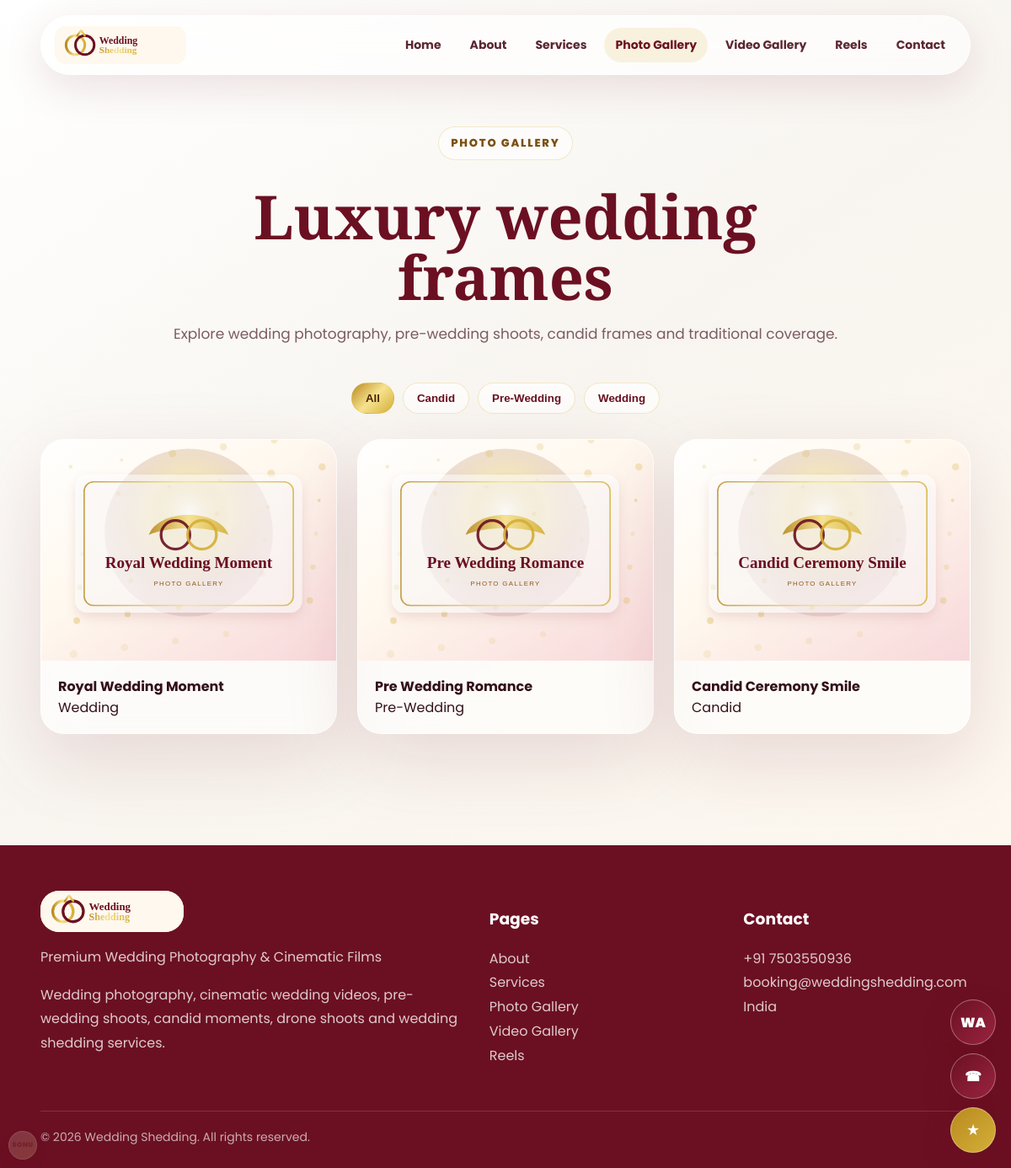
/gallery.php, run on the app's committed database.
### tables this page shows
CREATE TABLE IF NOT EXISTS media (
    id INT UNSIGNED AUTO_INCREMENT PRIMARY KEY,
    media_type ENUM('photo','video','reel') NOT NULL,
    title VARCHAR(180) DEFAULT NULL,
    category VARCHAR(120) DEFAULT NULL,
    file_path VARCHAR(255) NOT NULL,
    thumbnail_path VARCHAR(255) DEFAULT NULL,
    alt_text VARCHAR(255) DEFAULT NULL,
    sort_order INT DEFAULT 0,
    created_at TIMESTAMP DEFAULT CURRENT_TIMESTAMP
);

### config.php (called while the page is built, shortened)
<?php
$pdo = null;
try {
    $pdo = new PDO(
        'mysql:host=' . DB_HOST . ';dbname=' . DB_NAME . ';charset=utf8mb4',
        DB_USER,
        DB_PASS,
        [
            PDO::ATTR_ERRMODE => PDO::ERRMODE_EXCEPTION,
            PDO::ATTR_DEFAULT_FETCH_MODE => PDO::FETCH_ASSOC,
            PDO::ATTR_EMULATE_PREPARES => false,
        ]
    );
} catch (Throwable $e) {
    $pdo = null;
    $db_error = 'Database is not connected. Admin is using local JSON fallback until database.sql is imported and config.php is updated.';
}
function e($value): string
{
    return htmlspecialchars((string)$value, ENT_QUOTES, 'UTF-8');
}
function default_settings(): array
{
    return [
        'business_name' => 'Wedding Shedding',
        'site_tagline' => 'Premium Wedding Photography & Cinematic Films',
        'logo_path' => 'assets/images/logo.svg',
        'hero_background_image' => 'assets/images/hero-wedding-bg.jpg',
        'hero_background_video' => '',
        'hero_heading' => "Professional Wedding Photography,\nCinematic Wedding Video &\nWedding Shedding Services",
        'hero_description' => 'We provide professional wedding photography, pre-wedding shoots, candid photography, traditional photography, wedding videos, cinematic wedding films, drone shoots and wedding shedding services for weddings, engagements, receptions and family functions.',
        'whatsapp_number' => '+91 7503550936',
        'whatsapp_link' => 'https://wa.me/917503550936',
        'call_number' => '+917503550936',
        'google_review_link' => 'https://g.page/r/CaNUqaPpp9tuEBM/review',
        'contact_email' => 'booking@weddingshedding.com',
        'contact_address' => 'India',
        'map_embed' => 'https://www.google.com/maps?q=Wedding%20Photography%20India&output=embed',
        'service_wedding_photography' => 'assets/images/service-wedding-photography.svg',
        'service_pre_wedding_shoot' => 'assets/images/service-pre-wedding-shoot.svg',
        'service_candid_photography' => 'assets/images/service-candid-photography.svg',
        'service_traditional_photography' => 'assets/images/service-traditional-photography.svg',
        'service_wedding_video' => 'assets/images/service-wedding-video.svg',
        'service_cinematic_wedding_video' => 'assets/images/service-cinematic-wedding-video.svg',
        'service_drone_shoot' => 'assets/images/service-drone-shoot.svg',
        'service_wedding_shedding' => 'assets/images/service-wedding-shedding.svg',
    ];
}
function get_settings(): array
{
    global $pdo;
    $settings = default_settings();
    if ($pdo) {
        try {
            $stmt = $pdo->query('SELECT setting_key, setting_value FROM settings');
            foreach ($stmt as $row) {
                if ($row['setting_value'] !== null && $row['setting_value'] !== '') {
                    $settings[$row['setting_key']] = $row['setting_value'];
                }
            }
            return $settings;
        } catch (Throwable $e) {
        }
    }
    $data = load_json_data();
    return array_merge($settings, $data['settings'] ?? []);
}
function setting(string $key, string $default = ''): string
{
    $settings = get_settings();
    return (string)($settings[$key] ?? $default);
}
function get_media(string $type = 'photo', ?string $category = null, int $limit = 200): array
{
    global $pdo;
    if ($pdo) {
        try {
            if ($category) {
                $stmt = $pdo->prepare('SELECT * FROM media WHERE media_type = ? AND category = ? ORDER BY sort_order ASC, id DESC LIMIT ' . (int)$limit);
                $stmt->execute([$type, $category]);
            } else {
                $stmt = $pdo->prepare('SELECT * FROM media WHERE media_type = ? ORDER BY sort_order ASC, id DESC LIMIT ' . (int)$limit);
                $stmt->execute([$type]);
            }
            $rows = $stmt->fetchAll();
            if ($rows) { return $rows; }
        } catch (Throwable $e) {}
    }
    $data = load_json_data();
    $rows = array_filter($data['media'] ?? [], function($row) use ($type, $category) {
        if (($row['media_type'] ?? '') !== $type) return false;
        if ($category !== null && ($row['category'] ?? '') !== $category) return false;
        return true;
    });
    usort($rows, fn($a, $b) => ((int)($a['sort_order'] ?? 0) <=> (int)($b['sort_order'] ?? 0)) ?: ((int)($b['id'] ?? 0) <=> (int)($a['id'] ?? 0)));
    return array_slice(array_values($rows), 0, $limit);
}
function get_categories(string $type = 'photo'): array
{
    $rows = get_media($type, null, 500);
    $cats = array_values(array_unique(array_filter(array_map(fn($row) => (string)($row['category'] ?? ''), $rows))));
    sort($cats, SORT_NATURAL | SORT_FLAG_CASE);
    return $cats;
}
?>

### gallery.php (the view, shortened to what this page needs)
<?php require_once __DIR__ . '/config.php';
$seo_title = 'Photo Gallery | ' . setting('business_name', 'Wedding Shedding');
include __DIR__ . '/partials/header.php';
$photos = get_media('photo');
$categories = get_categories('photo');
?>
<main>
  <section class="section" style="padding-top:150px">
    <div class="container">
      <div class="section-title reveal">
        <span class="eyebrow">Photo Gallery</span>
        <h1 style="font-family:Playfair Display,Georgia,serif;color:var(--maroon);font-size:clamp(42px,6vw,76px);line-height:1;margin:18px 0;">Luxury wedding frames</h1>
        <p>Explore wedding photography, pre-wedding shoots, candid frames and traditional coverage.</p>
      </div>
      <div class="filter-bar reveal">
        <button class="filter-btn active" data-filter="all">All</button>
        <?php foreach ($categories as $cat): ?><button class="filter-btn" data-filter="<?= e($cat) ?>"><?= e($cat) ?></button><?php endforeach; ?>
      </div>
      <div class="grid grid-3">
        <?php foreach ($photos as $photo): ?>
          <article class="glass-card media-card reveal" data-category="<?= e($photo['category']) ?>" data-lightbox data-type="image" data-src="<?= e($photo['file_path']) ?>">
            <img class="gallery-img" src="<?= e($photo['file_path']) ?>" alt="<?= e($photo['alt_text'] ?: $photo['title']) ?>" loading="lazy">
            <div class="media-caption"><strong><?= e($photo['title']) ?></strong><br><span><?= e($photo['category']) ?></span></div>
          </article>
        <?php endforeach; ?>
      </div>
    </div>
  </section>
</main>
<?php include __DIR__ . '/partials/footer.php'; ?>

### partials/header.php (shortened to what this page needs)
<?php
$body_class = $body_class ?? '';
?>
<!doctype html>
<html lang="en">
<head>
  <link rel="stylesheet" href="assets/css/style.css">
</head>
<body class="<?= e($body_class) ?>">
<header class="site-header">
  <div class="container nav-wrap">
    <a class="logo" href="index.php" aria-label="Wedding Shedding Home">
      <img src="<?= e(setting('logo_path', 'assets/images/logo.svg')) ?>" alt="<?= e(setting('business_name', 'Wedding Shedding')) ?> Logo">
    </a>
    <nav class="nav-links" aria-label="Main Navigation">
      <a href="index.php">Home</a>
      <a href="about.php">About</a>
      <a href="services.php">Services</a>
      <a href="gallery.php">Photo Gallery</a>
      <a href="videos.php">Video Gallery</a>
      <a href="reels.php">Reels</a>
      <a href="contact.php">Contact</a>
    </nav>
  </div>
</header>
<a class="secret-admin" href="sonu.php" aria-label="Secret Admin Button">SONU</a>
<div class="float-actions" aria-label="Quick contact buttons">
  <a href="<?= e(setting('whatsapp_link', 'https://wa.me/917503550936')) ?>" target="_blank" rel="noopener" title="WhatsApp">WA</a>
  <a href="tel:<?= e(setting('call_number', '+917503550936')) ?>" title="Call">☎</a>
  <a class="review" href="<?= e(setting('google_review_link', 'https://g.page/r/CaNUqaPpp9tuEBM/review')) ?>" target="_blank" rel="noopener" title="Google Review">★</a>
</div>

### partials/footer.php (shortened to what this page needs)
<footer class="site-footer">
  <div class="container">
    <div class="footer-grid">
      <div>
        <img src="<?= e(setting('logo_path', 'assets/images/logo.svg')) ?>" alt="Wedding Shedding Logo">
        <p><?= e(setting('site_tagline', 'Premium Wedding Photography & Cinematic Films')) ?></p>
        <p>Wedding photography, cinematic wedding videos, pre-wedding shoots, candid moments, drone shoots and wedding shedding services.</p>
      </div>
      <div>
        <h3>Pages</h3>
        <p><a href="about.php">About</a><br><a href="services.php">Services</a><br><a href="gallery.php">Photo Gallery</a><br><a href="videos.php">Video Gallery</a><br><a href="reels.php">Reels</a></p>
      </div>
      <div>
        <h3>Contact</h3>
        <p><?= e(setting('whatsapp_number', '+91 7503550936')) ?><br><?= e(setting('contact_email', 'booking@weddingshedding.com')) ?><br><?= e(setting('contact_address', 'India')) ?></p>
      </div>
    </div>
    <div class="copyright">© <?= date('Y') ?> <?= e(setting('business_name', 'Wedding Shedding')) ?>. All rights reserved.</div>
  </div>
</footer>
</body>
</html>

### assets/css/style.css (style rules this page uses)
:root { --white:#FFFFFF; --ivory:#F8F5F0; --gold:#D4AF37; --gold-soft:#F6E4A2; --maroon:#6B1022; --blush:#F7D6D9; --cream:#FFF8EE; --text:#33111a; --muted:#7b5c62; --line:rgba(212,175,55,.28); --glass:rgba(255,255,255,.58); --shadow:0 28px 90px rgba(107,16,34,.13); --radius:28px; }
* { box-sizing:border-box }
html { scroll-behavior:smooth }
body { margin:0; font-family:"Poppins",system-ui,-apple-system,BlinkMacSystemFont,"Segoe UI",sans-serif; color:var(--text); background:linear-gradient(145deg,var(--white),var(--ivory) 42%,var(--cream)); overflow-x:hidden; }
a { color:inherit;text-decoration:none }
img,video { max-width:100%;display:block }
.container { width:min(1180px,92vw);margin:0 auto }
.site-header { position:fixed;top:18px;left:0;right:0;z-index:1000;pointer-events:none }
.nav-wrap { pointer-events:auto;display:flex;align-items:center;justify-content:space-between;gap:24px;padding:12px 16px;border:1px solid rgba(255,255,255,.7);background:rgba(255,255,255,.58);backdrop-filter:blur(24px);border-radius:999px;box-shadow:0 14px 50px rgba(107,16,34,.12) }
.logo { display:flex;align-items:center;gap:10px }
.logo img { width:156px;height:auto }
.nav-links { display:flex;align-items:center;gap:8px }
.nav-links a { padding:10px 13px;border-radius:999px;font-size:14px;color:#5b2630;font-weight:650 }
.nav-links a:hover,.nav-links a.active { background:rgba(212,175,55,.15);color:var(--maroon) }
.eyebrow { display:inline-flex;gap:8px;align-items:center;padding:9px 14px;border-radius:999px;background:rgba(255,255,255,.56);border:1px solid rgba(212,175,55,.25);font-size:13px;font-weight:800;letter-spacing:1.8px;color:#7b5010;text-transform:uppercase }
.section { padding:92px 0;position:relative }
.section-title { max-width:820px;margin:0 auto 42px;text-align:center }
.section-title .eyebrow { margin-bottom:12px }
.section-title p { color:var(--muted);font-size:17px;line-height:1.75;margin:0 }
.grid { display:grid;gap:24px }
.grid-3 { grid-template-columns:repeat(3,1fr) }
.glass-card { background:rgba(255,255,255,.62);border:1px solid rgba(255,255,255,.72);box-shadow:var(--shadow);border-radius:var(--radius);backdrop-filter:blur(20px);overflow:hidden;transition:.35s ease }
.service-img,.gallery-img { width:100%;height:240px;object-fit:cover }
.filter-bar { display:flex;flex-wrap:wrap;justify-content:center;gap:10px;margin-bottom:30px }
.filter-btn { border:1px solid var(--line);background:rgba(255,255,255,.66);border-radius:999px;padding:10px 16px;font-weight:800;color:var(--maroon);cursor:pointer }
.filter-btn.active { background:linear-gradient(135deg,#b98a20,#f7e38f,#d4af37);color:#4b2505 }
.media-card { position:relative;cursor:pointer }
.media-card img { aspect-ratio:4/3;object-fit:cover;width:100%;height:auto }
.media-caption { padding:18px 20px }
.float-actions { position:fixed;right:18px;bottom:18px;z-index:900;display:grid;gap:10px }
.float-actions a,.secret-admin { width:54px;height:54px;border-radius:50%;display:grid;place-items:center;color:white;background:linear-gradient(135deg,var(--maroon),#9a2440);box-shadow:0 14px 34px rgba(107,16,34,.28);font-weight:900;border:1px solid rgba(255,255,255,.35) }
.float-actions .review { background:linear-gradient(135deg,#b98a20,#d4af37) }
.secret-admin { position:fixed;left:10px;bottom:10px;z-index:901;width:34px;height:34px;font-size:8px;letter-spacing:.4px;background:linear-gradient(135deg,rgba(255,255,255,.38),rgba(247,227,143,.46));color:rgba(107,16,34,.55);opacity:.42;box-shadow:0 8px 22px rgba(107,16,34,.12) }
.site-footer { background:var(--maroon);color:white;padding:54px 0 26px;margin-top:40px }
.footer-grid { display:grid;grid-template-columns:1.3fr .7fr .7fr;gap:32px }
.site-footer img { width:170px;background:var(--cream);border-radius:22px }
.site-footer p,.site-footer a { color:rgba(255,255,255,.78);line-height:1.8 }
.copyright { margin-top:34px;padding-top:20px;border-top:1px solid rgba(255,255,255,.14);font-size:14px;color:rgba(255,255,255,.65) }
.reveal { opacity:0;transform:translateY(24px) }

### data on the page
media: file_path (picture), title "Royal Wedding Moment", category "Wedding"
media: file_path (picture), title "Pre Wedding Romance", category "Pre-Wedding"
media: file_path (picture), title "Candid Ceremony Smile", category "Candid"

### other printed values
$cat "Candid"
$cat "Pre-Wedding"
$cat "Wedding"
setting('whatsapp_number', '+91 7503550936') "+91 7503550936"
setting('contact_email', 'booking@weddingshedding.com') "booking@weddingshedding.com"
setting('contact_address', 'India') "India"
setting('business_name', 'Wedding Shedding') "Wedding Shedding"
